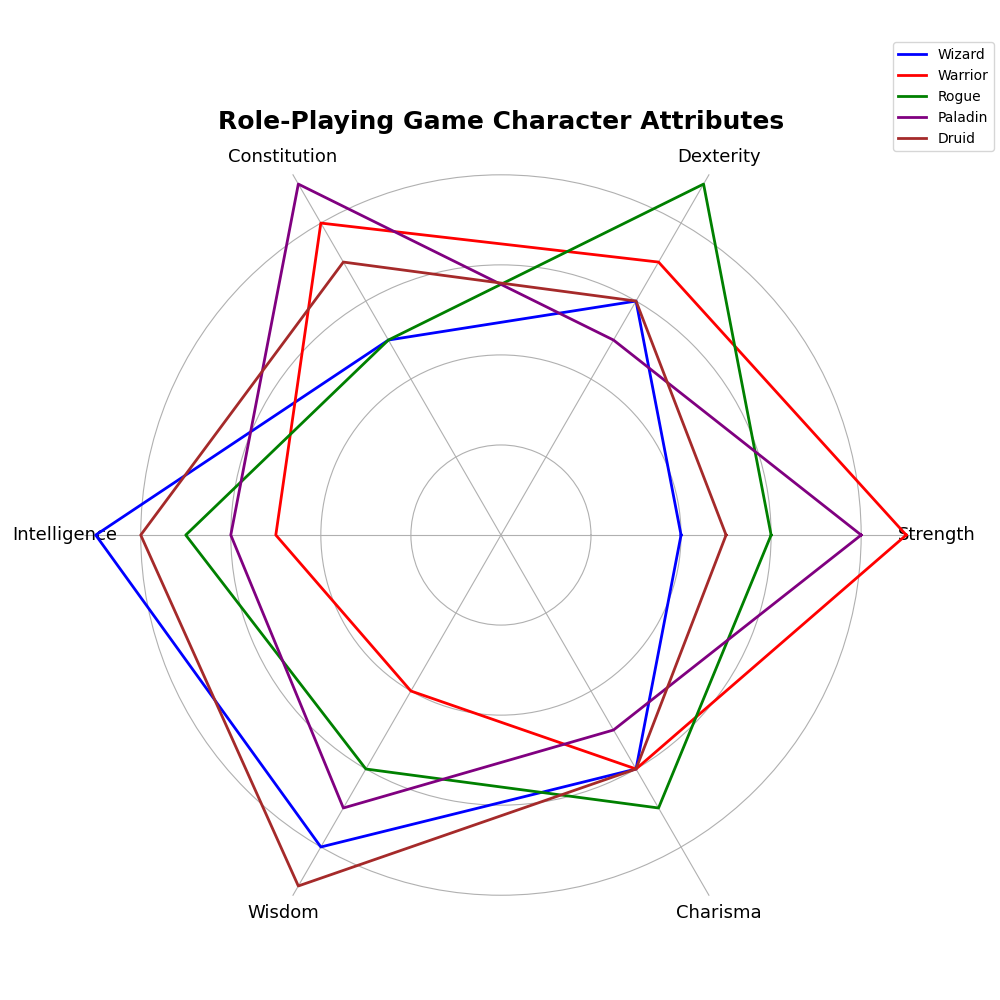

This chart was generated by the following Python code:
import matplotlib.pyplot as plt
import numpy as np

categories = ['Strength', 'Dexterity', 'Constitution', 'Intelligence', 'Wisdom', 'Charisma']
n_vars = len(categories)

wizard = [4, 6, 5, 9, 8, 6]
warrior = [9, 7, 8, 5, 4, 6]
rogue = [6, 9, 5, 7, 6, 7]
paladin = [8, 5, 9, 6, 7, 5]
druid = [5, 6, 7, 8, 9, 6]

wizard += wizard[:1]
warrior += warrior[:1]
rogue += rogue[:1]
paladin += paladin[:1]
druid += druid[:1]

angles = np.linspace(0, 2 * np.pi, n_vars, endpoint=False).tolist()
angles += angles[:1]

fig, ax = plt.subplots(figsize=(10, 10), subplot_kw=dict(polar=True))

ax.plot(angles, wizard, color='blue', linewidth=2, label='Wizard')
ax.plot(angles, warrior, color='red', linewidth=2, label='Warrior')
ax.plot(angles, rogue, color='green', linewidth=2, label='Rogue')
ax.plot(angles, paladin, color='purple', linewidth=2, label='Paladin')
ax.plot(angles, druid, color='brown', linewidth=2, label='Druid')

ax.set_xticks(angles[:-1])
ax.set_xticklabels(categories, fontsize=13)

plt.title('Role-Playing Game Character Attributes', size=18, weight='bold', va='top')
ax.legend(loc='upper right', bbox_to_anchor=(1.1, 1.1))

ax.set_yticklabels([])
ax.set_rlabel_position(0)
ax.spines['polar'].set_visible(False)

plt.tight_layout()
plt.show()
